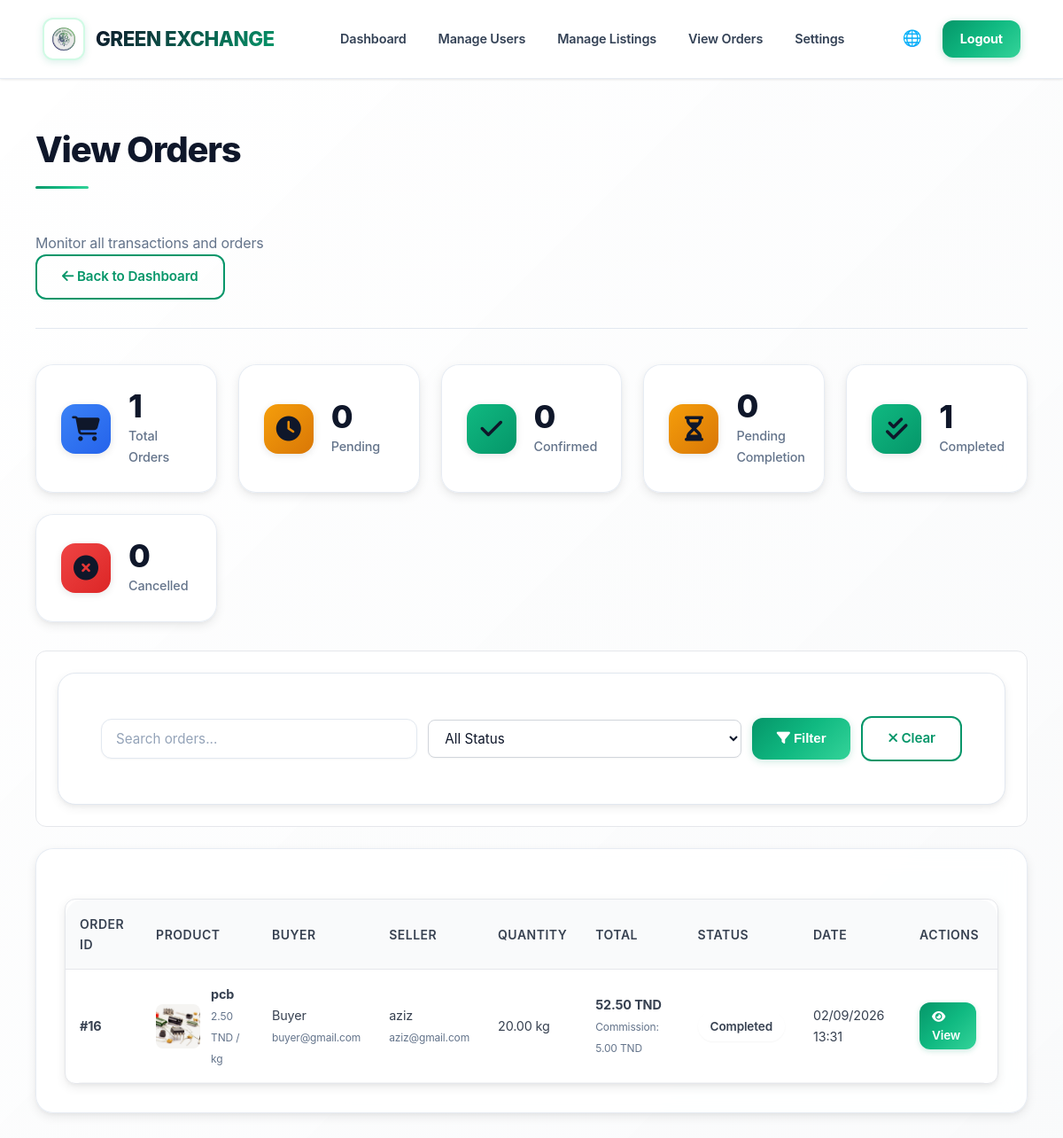
Page /pages/admin-orders.php (signed in) on the committed database.
### tables this page shows
CREATE TABLE "orders" (
                    id INTEGER PRIMARY KEY AUTOINCREMENT,
                    buyer_id INTEGER NOT NULL,
                    seller_id INTEGER NOT NULL,
                    post_id INTEGER NOT NULL,
                    quantity DECIMAL(10, 2) NOT NULL,
                    unit_price DECIMAL(10, 2) NOT NULL,
                    subtotal DECIMAL(10, 2) NOT NULL,
                    commission DECIMAL(10, 2),
                    buyer_commission DECIMAL(10, 2),
                    seller_commission DECIMAL(10, 2),
                    total_price DECIMAL(10, 2),
                    buyer_total DECIMAL(10, 2),
                    seller_total DECIMAL(10, 2),
                    status VARCHAR(20) DEFAULT 'pending' CHECK(status IN ('pending', 'confirmed', 'pending_completion', 'completed', 'cancelled')),
                    cancelled_by VARCHAR(10) CHECK(cancelled_by IN ('buyer', 'seller')),
                    created_at DATETIME DEFAULT CURRENT_TIMESTAMP,
                    updated_at DATETIME DEFAULT CURRENT_TIMESTAMP,
                    FOREIGN KEY (buyer_id) REFERENCES users(id) ON DELETE CASCADE,
                    FOREIGN KEY (seller_id) REFERENCES users(id) ON DELETE CASCADE,
                    FOREIGN KEY (post_id) REFERENCES posts(id) ON DELETE CASCADE
                );

CREATE TABLE posts (
    id INTEGER PRIMARY KEY AUTOINCREMENT,
    user_id INTEGER NOT NULL,
    title VARCHAR(200) NOT NULL,
    description TEXT,
    category VARCHAR(50) NOT NULL,
    waste_type VARCHAR(100) NOT NULL,
    location VARCHAR(200) NOT NULL,
    address TEXT,
    quantity DECIMAL(10, 2) NOT NULL,
    unit VARCHAR(10) NOT NULL CHECK(unit IN ('kg', 'tonnes')),
    price_per_kg DECIMAL(10, 2) NOT NULL,
    transport_by VARCHAR(10) NOT NULL CHECK(transport_by IN ('buyer', 'seller')),
    status VARCHAR(20) DEFAULT 'available' CHECK(status IN ('available', 'pending', 'sold', 'cancelled')),
    created_at DATETIME DEFAULT CURRENT_TIMESTAMP,
    updated_at DATETIME DEFAULT CURRENT_TIMESTAMP,
    FOREIGN KEY (user_id) REFERENCES users(id) ON DELETE CASCADE
);

### includes/functions.php (called while the page is built, shortened)
<?php
function escape($string) {
    return htmlspecialchars($string, ENT_QUOTES, 'UTF-8');
}
function formatDate($date) {
    $timestamp = strtotime($date);
    return date('d/m/Y H:i', $timestamp);
}
function formatPrice($price) {
    return number_format((float)$price, 2, '.', ' ') . ' TND';
}
function formatQuantity($quantity, $unit) {
    if ($unit === 'kg' && $quantity >= 1000) {
        $quantity_tonnes = $quantity / 1000;
        return number_format($quantity_tonnes, 2, '.', ' ') . ' tonnes';
    }
    elseif ($unit === 'tonnes' && $quantity < 1) {
        $quantity_kg = $quantity * 1000;
        return number_format($quantity_kg, 0, '.', ' ') . ' kg';
    } else {
        $formatted = number_format($quantity, 2, '.', ' ');
        return $formatted . ' ' . $unit;
    }
}

### config/languages.php (called while the page is built, shortened)
<?php
function getCurrentLanguage() {
    return DEFAULT_LANGUAGE;
}
function loadTranslations($lang) {
    $translations = [];
    $lang_file = __DIR__ . "/../lang/{$lang}.php";
    if (file_exists($lang_file)) {
        if (isset($translations) && is_array($translations) && count($translations) > 0) {
            return $translations;
        }
    }
    return [];
}
function t($key, $params = []) {
    static $translations = null;
    static $current_lang = null;
    $lang = getCurrentLanguage();
    if ($translations === null || $current_lang !== $lang || empty($translations)) {
        $current_lang = $lang;
        $translations = loadTranslations($current_lang);
    }
    $translation = isset($translations[$key]) ? $translations[$key] : $key;
    return $translation;
}

### pages/admin-orders.php (the view, shortened to what this page needs)
<?php
require_once __DIR__ . '/../includes/functions.php';
require_once __DIR__ . '/../includes/header.php';
$pdo = getDB();
$search = trim($_GET['search'] ?? '');
$status_filter = $_GET['status'] ?? 'all';
$where_conditions = [];
$params = [];
$where_clause = !empty($where_conditions) ? 'WHERE ' . implode(' AND ', $where_conditions) : '';
$page = max(1, intval($_GET['page'] ?? 1));
$per_page = 20;
$offset = ($page - 1) * $per_page;
$orders_query = "
    SELECT o.*, p.title as post_title,
           buyer.username as buyer_name, buyer.email as buyer_email,
           seller.username as seller_name, seller.email as seller_email,
           (SELECT image_path FROM post_images WHERE post_id = p.id AND is_primary = 1 LIMIT 1) as primary_image
    FROM orders o
    JOIN posts p ON o.post_id = p.id
    JOIN users buyer ON o.buyer_id = buyer.id
    JOIN users seller ON o.seller_id = seller.id
    $where_clause
    ORDER BY o.created_at DESC
    LIMIT ? OFFSET ?
";
$params[] = $per_page;
$params[] = $offset;
$stmt = $pdo->prepare($orders_query);
$stmt->execute($params);
$orders = $stmt->fetchAll();
$stats = [
    'total' => $pdo->query("SELECT COUNT(*) FROM orders")->fetchColumn(),
    'pending' => $pdo->query("SELECT COUNT(*) FROM orders WHERE status = 'pending'")->fetchColumn(),
    'confirmed' => $pdo->query("SELECT COUNT(*) FROM orders WHERE status = 'confirmed'")->fetchColumn(),
    'pending_completion' => $pdo->query("SELECT COUNT(*) FROM orders WHERE status = 'pending_completion'")->fetchColumn(),
    'completed' => $pdo->query("SELECT COUNT(*) FROM orders WHERE status = 'completed'")->fetchColumn(),
    'cancelled' => $pdo->query("SELECT COUNT(*) FROM orders WHERE status = 'cancelled'")->fetchColumn(),
];
?>
<div class="container">
    <div class="admin-header">
        <div>
            <h1 class="page-title">View Orders</h1>
            <p class="admin-subtitle">Monitor all transactions and orders</p>
        </div>
        <a href="/pages/admin.php" class="btn btn-outline">
            <i class="fa-solid fa-arrow-left"></i> Back to Dashboard
        </a>
    </div>
    <div class="admin-stats-grid" style="grid-template-columns: repeat(auto-fit, minmax(180px, 1fr)); margin-bottom: 32px;">
        <div class="admin-stat-card">
            <div class="stat-icon" style="background: linear-gradient(135deg, #3b82f6 0%, #2563eb 100%);">
                <i class="fa-solid fa-shopping-cart"></i>
            </div>
            <div class="stat-content">
                <h3><?php echo number_format($stats['total']); ?></h3>
                <p>Total Orders</p>
            </div>
        </div>
        <div class="admin-stat-card">
            <div class="stat-icon" style="background: linear-gradient(135deg, #f59e0b 0%, #d97706 100%);">
                <i class="fa-solid fa-clock"></i>
            </div>
            <div class="stat-content">
                <h3><?php echo number_format($stats['pending']); ?></h3>
                <p>Pending</p>
            </div>
        </div>
        <div class="admin-stat-card">
            <div class="stat-icon" style="background: linear-gradient(135deg, #10b981 0%, #059669 100%);">
                <i class="fa-solid fa-check"></i>
            </div>
            <div class="stat-content">
                <h3><?php echo number_format($stats['confirmed']); ?></h3>
                <p>Confirmed</p>
            </div>
        </div>
        <div class="admin-stat-card">
            <div class="stat-icon" style="background: linear-gradient(135deg, #f59e0b 0%, #d97706 100%);">
                <i class="fa-solid fa-hourglass-half"></i>
            </div>
            <div class="stat-content">
                <h3><?php echo number_format($stats['pending_completion']); ?></h3>
                <p>Pending Completion</p>
            </div>
        </div>
        <div class="admin-stat-card">
            <div class="stat-icon" style="background: linear-gradient(135deg, #10b981 0%, #059669 100%);">
                <i class="fa-solid fa-check-double"></i>
            </div>
            <div class="stat-content">
                <h3><?php echo number_format($stats['completed']); ?></h3>
                <p>Completed</p>
            </div>
        </div>
        <div class="admin-stat-card">
            <div class="stat-icon" style="background: linear-gradient(135deg, #ef4444 0%, #dc2626 100%);">
                <i class="fa-solid fa-times-circle"></i>
            </div>
            <div class="stat-content">
                <h3><?php echo number_format($stats['cancelled']); ?></h3>
                <p>Cancelled</p>
            </div>
        </div>
    </div>
    <div class="admin-filters">
        <form method="GET" class="filter-form">
            <input type="text" name="search" placeholder="Search orders..." value="<?php echo escape($search); ?>" class="filter-input">
            <select name="status" class="filter-select">
                <option value="all" <?php echo $status_filter === 'all' ? 'selected' : ''; ?>>All Status</option>
            </select>
            <button type="submit" class="btn btn-primary">
                <i class="fa-solid fa-filter"></i> Filter
            </button>
            <a href="/pages/admin-orders.php" class="btn btn-outline">
                <i class="fa-solid fa-times"></i> Clear
            </a>
        </form>
    </div>
    <div class="admin-section">
        <div class="admin-table-container">
            <table class="admin-table">
                <thead>
                    <tr>
                        <th>Order ID</th>
                        <th>Product</th>
                        <th>Buyer</th>
                        <th>Seller</th>
                        <th>Quantity</th>
                        <th>Total</th>
                        <th>Status</th>
                        <th>Date</th>
                        <th>Actions</th>
                    </tr>
                </thead>
                <tbody>
                    <?php if (empty($orders)): ?>
                        <tr>
                            <td colspan="9" style="text-align: center; padding: 40px;">
                                <p style="color: var(--text-gray);">No orders found.</p>
                            </td>
                        </tr>
                    <?php else: ?>
                        <?php foreach ($orders as $order): ?>
                        <tr>
                            <td><strong>#<?php echo $order['id']; ?></strong></td>
                            <td>
                                <div style="display: flex; align-items: center; gap: 12px;">
                                    <?php if ($order['primary_image']): ?>
                                        <img src="<?php echo escape($order['primary_image']); ?>" alt="<?php echo escape($order['post_title']); ?>" style="width: 50px; height: 50px; object-fit: cover; border-radius: 8px;">
                                    <?php endif; ?>
                                    <div>
                                        <strong><?php echo escape($order['post_title']); ?></strong>
                                        <br><small style="color: var(--text-gray);"><?php echo formatPrice($order['unit_price']); ?> / kg</small>
                                    </div>
                                </div>
                            </td>
                            <td>
                                <div><?php echo escape($order['buyer_name']); ?></div>
                                <small style="color: var(--text-gray);"><?php echo escape($order['buyer_email']); ?></small>
                            </td>
                            <td>
                                <div><?php echo escape($order['seller_name']); ?></div>
                                <small style="color: var(--text-gray);"><?php echo escape($order['seller_email']); ?></small>
                            </td>
                            <td><?php echo formatQuantity($order['quantity'], $order['unit'] ?? 'kg'); ?></td>
                            <td>
                                <strong><?php echo formatPrice($order['buyer_total'] ?? $order['subtotal']); ?></strong>
                                <br><small style="color: var(--text-gray);">Commission: <?php echo formatPrice(($order['buyer_commission'] ?? 0) + ($order['seller_commission'] ?? 0)); ?></small>
                            </td>
                            <td>
                                <span class="status-badge status-<?php echo $order['status']; ?>">
                                    <?php echo t($order['status']); ?>
                                </span>
                            </td>
                            <td><?php echo formatDate($order['created_at']); ?></td>
                            <td>
                                <div style="display: flex; gap: 8px; flex-wrap: wrap;">
                                    <a href="/pages/listing.php?id=<?php echo $order['post_id']; ?>" class="btn-small btn-primary" target="_blank">
                                        <i class="fa-solid fa-eye"></i> View
                                    </a>
                                </div>
                            </td>
                        </tr>
                        <?php endforeach; ?>
                    <?php endif; ?>
                </tbody>
            </table>
        </div>
    </div>
</div>
<?php require_once __DIR__ . '/../includes/footer.php'; ?>

### pages/admin-orders.php (style rules this page uses)
body.admin-body { background: #f9fafb; }
.admin-filters { background: white; border: 1px solid #e5e7eb; border-radius: 12px; padding: 24px; margin-bottom: 24px; }
.filter-form { display: flex; gap: 12px; flex-wrap: wrap; align-items: center; }
.filter-input, .filter-select { padding: 10px 14px; border: 1px solid #d1d5db; border-radius: 8px; font-size: 0.95rem; flex: 1; min-width: 200px; background: white; transition: border-color 0.2s; }
.admin-table-container { background: white; border: 1px solid #e5e7eb; border-radius: 12px; overflow: hidden; }
.admin-table { width: 100%; border-collapse: collapse; }
.admin-table thead { background: #f9fafb; }
.admin-table th { padding: 16px; text-align: left; font-weight: 600; color: #374151; font-size: 0.875rem; border-bottom: 1px solid #e5e7eb; }
.admin-table tbody tr { border-bottom: 1px solid #f3f4f6; transition: background 0.2s; }
.admin-table td { padding: 16px; font-size: 0.9rem; color: #374151; vertical-align: middle; }

### rows in the picture
orders: id "16", post.title "pcb", unit_price "2.50 TND", buyer_name "Buyer", buyer_email "buyer@gmail.com", seller_name "aziz", seller_email "aziz@gmail.com", quantity "20.00 kg", buyer_total "52.50 TND", formatPrice(($order['buyer_commission'] ?? 0) + ($order['seller_commission'] ?? 0)) "5.00 TND", status "Completed", created_at "02/09/2026 13:31"

### other values in the picture
t('dashboard') "Dashboard"
t('manage_users') "Manage Users"
t('manage_listings') "Manage Listings"
t('view_orders') "View Orders"
t('settings') "Settings"
t('logout') "Logout"
$stats['total'] "1"
$stats['pending'] "0"
$stats['confirmed'] "0"
$stats['pending_completion'] "0"
$stats['completed'] "1"
$stats['cancelled'] "0"
